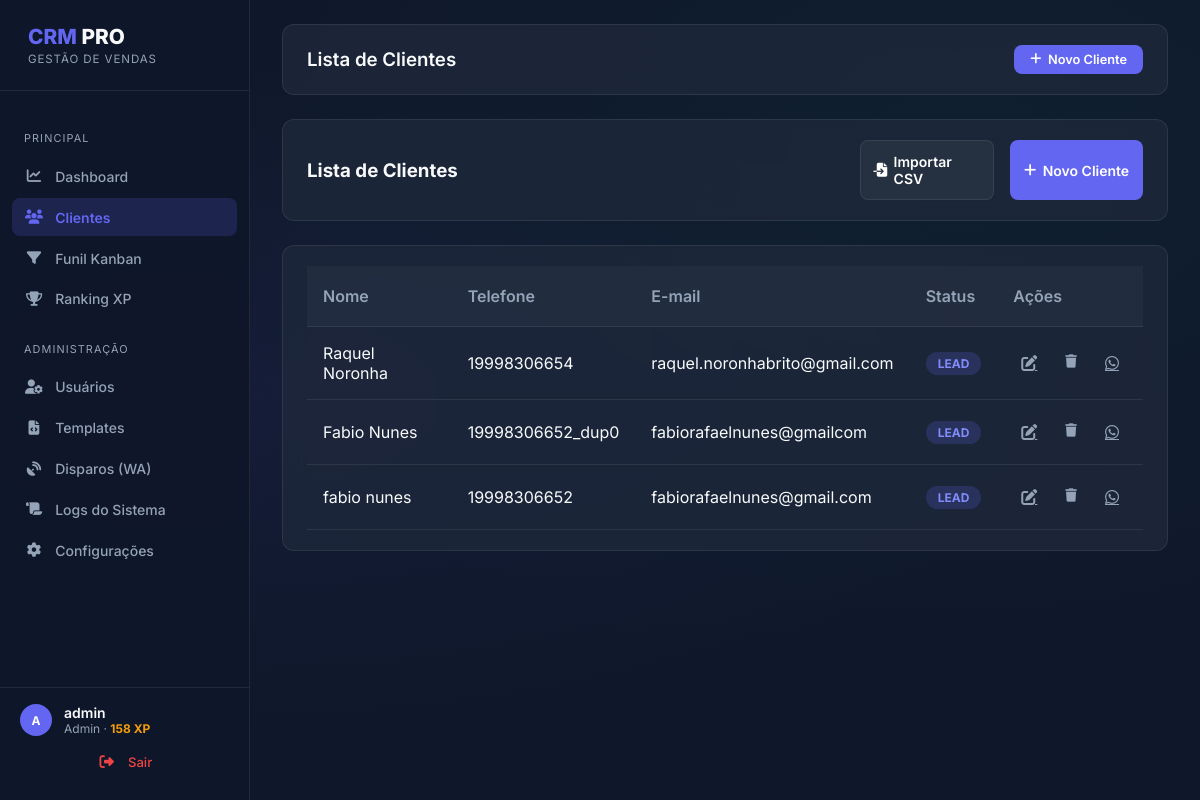
The page /crm/clients (signed in) on the database its author committed.
### app/models.py (models this page shows, shortened)
class User(UserMixin, db.Model):
    id = db.Column(db.Integer, primary_key=True)
    username = db.Column(db.String(64), index=True, unique=True)
    email = db.Column(db.String(120), index=True, unique=True)
    password_hash = db.Column(db.String(128))
    role = db.Column(db.String(20), default='vendedor') # 'admin', 'gerente', 'vendedor'
    performance_points = db.Column(db.Integer, default=0)
    created_at = db.Column(db.DateTime, default=datetime.utcnow)

class Client(db.Model):
    id = db.Column(db.Integer, primary_key=True)
    public_id = db.Column(db.String(36), unique=True, index=True, default=lambda: str(uuid.uuid4()))
    name = db.Column(db.String(128), index=True)
    phone = db.Column(db.String(20), index=True, unique=True)
    email = db.Column(db.String(120), index=True)
    status = db.Column(db.String(64), default='lead') # lead, contato, proposta, fechado, perdido
    notes = db.Column(db.Text)
    assigned_to = db.Column(db.Integer, db.ForeignKey('user.id'))
    created_at = db.Column(db.DateTime, default=datetime.utcnow)
    updated_at = db.Column(db.DateTime, default=datetime.utcnow, onupdate=datetime.utcnow)
    cpf = db.Column(db.String(14), unique=True, index=True)
    cep = db.Column(db.String(10))
    address = db.Column(db.String(256))
    birth_date = db.Column(db.Date)
    gender = db.Column(db.String(20))
    preferred_store_id = db.Column(db.Integer, db.ForeignKey('store.id'))
    referred_by_id = db.Column(db.Integer, db.ForeignKey('user.id'))
    preferred_channel = db.Column(db.String(30))
    lead_source = db.Column(db.String(64))
    last_purchase_date = db.Column(db.Date)
    purchase_frequency = db.Column(db.Integer, default=0)
    ltv = db.Column(db.Float, default=0.0)
    loyalty_points = db.Column(db.Float, default=0.0)
    tier = db.Column(db.String(30), default='bronze')
    points_expiration = db.Column(db.Date)
    badges = db.Column(db.Text) # CSV or JSON string
    opt_in = db.Column(db.Boolean, default=False)
    opt_in_date = db.Column(db.DateTime)
    data_usage_purpose = db.Column(db.String(256))
    consent_channel = db.Column(db.String(128))
    referred_by = db.relationship('User', foreign_keys=[referred_by_id], backref='referrals')

### app/crm/routes.py (the view)
@bp.route('/clients')
@login_required
def list_clients():
    clients = Client.query.order_by(Client.updated_at.desc()).all()
    return render_template('crm/list.html', title='Lista de Clientes', clients=clients)

### app/models.py (called while the page is built)
@login.user_loader
def load_user(id):
    return User.query.get(int(id))

### app/templates/crm/list.html
{% extends "base.html" %}
{% block content %}
<div class="header-glass mb-4 justify-between">
    <h3 class="m-0">{{ title }}</h3>
    <div class="d-flex gap-3">
        <a href="{{ url_for('crm.import_csv') }}" class="btn-primary btn-outline w-auto">
            <i class="fa-solid fa-file-import"></i> Importar CSV
        </a>
        <a href="{{ url_for('crm.new_client') }}" class="btn-primary w-auto">
            <i class="fa-solid fa-plus"></i> Novo Cliente
        </a>
    </div>
</div>
<div class="header-glass p-0 mb-4" style="overflow: hidden; display: block;">
    <div class="table-responsive">
        <table class="table-glass">
            <thead>
                <tr>
                    <th>Nome</th>
                    <th>Telefone</th>
                    <th>E-mail</th>
                    <th>Status</th>
                    <th>Ações</th>
                </tr>
            </thead>
            <tbody>
                {% for client in clients %}
                <tr>
                    <td>{{ client.name }}</td>
                    <td>{{ client.phone }}</td>
                    <td>{{ client.email }}</td>
                    <td>
                        <span class="badge
                            {% if client.status == 'fechado' %} badge-success
                            {% elif client.status == 'perdido' %} badge-danger
                            {% elif client.status == 'lead' %} badge-primary
                            {% else %} badge-warning
                            {% endif %}">
                            {{ client.status | upper }}
                        </span>
                    </td>
                    <td>
                        <div class="d-flex gap-2">
                            <a href="{{ url_for('crm.edit_client', id=client.id) }}" class="icon-btn">
                                <i class="fa-solid fa-pen-to-square"></i>
                            </a>
                            <form action="{{ url_for('crm.delete_client', id=client.id) }}" method="post" class="d-inline" onsubmit="return confirm('Tem certeza que deseja excluir este cliente?')">
                                <button type="submit" class="icon-btn text-danger">
                                    <i class="fa-solid fa-trash"></i>
                                </button>
                            </form>
                            <a href="{{ url_for('crm.message_client', id=client.id) }}" class="icon-btn text-success" title="Enviar Mensagem / WA">
                                <i class="fa-brands fa-whatsapp"></i>
                            </a>
                        </div>
                    </td>
                </tr>
                {% else %}
                <tr>
                    <td colspan="5" class="p-4 text-center text-muted">Nenhum cliente cadastrado ainda.</td>
                </tr>
                {% endfor %}
            </tbody>
        </table>
    </div>
</div>
{% endblock %}

### app/templates/base.html (shortened to what this page needs)
<!DOCTYPE html>
<html lang="pt-br">
<head>
    <link rel="stylesheet" href="{{ url_for('static', filename='css/style.css') }}">
    <link rel="stylesheet" href="https://cdnjs.cloudflare.com/ajax/libs/font-awesome/6.5.0/css/all.min.css">
</head>
<body>
    {% if current_user.is_authenticated %}
    <aside class="sidebar" id="sidebar">
        <div class="sidebar-header">
            <h2 class="sidebar-brand">
                <span class="text-primary">CRM</span>
                <span class="text-main"> PRO</span>
            </h2>
            <div class="sidebar-tagline">
                GESTÃO DE VENDAS
            </div>
        </div>
        <nav class="sidebar-nav">
            <div class="nav-section-title m-0 mb-1">
                PRINCIPAL
            </div>
            <ul>
                <li>
                    <a href="{{ url_for('main.index') }}" class="nav-link {{ 'active' if request.endpoint == 'main.index' }}">
                        <i class="fa-solid fa-chart-line nav-icon"></i> Dashboard
                    </a>
                </li>
                <li>
                    <a href="{{ url_for('crm.list_clients') }}" class="nav-link {{ 'active' if request.endpoint in ['crm.list_clients','crm.new_client','crm.edit_client', 'crm.import_csv'] }}">
                        <i class="fa-solid fa-users nav-icon"></i> Clientes
                    </a>
                </li>
                <li>
                    <a href="{{ url_for('crm.kanban') }}" class="nav-link {{ 'active' if request.endpoint == 'crm.kanban' }}">
                        <i class="fa-solid fa-filter nav-icon"></i> Funil Kanban
                    </a>
                </li>
                <li>
                    <a href="{{ url_for('main.ranking') }}" class="nav-link {{ 'active' if request.endpoint == 'main.ranking' }}">
                        <i class="fa-solid fa-trophy nav-icon"></i> Ranking XP
                    </a>
                </li>
            </ul>
            {% if current_user.role in ['admin', 'gerente'] %}
            <div class="nav-section-title">
                ADMINISTRAÇÃO
            </div>
            <ul>
                <li>
                    <a href="{{ url_for('admin.list_users') }}" class="nav-link {{ 'active' if 'admin.list_users' == request.endpoint or 'admin.new_user' == request.endpoint or 'admin.edit_user' == request.endpoint }}">
                        <i class="fa-solid fa-user-gear nav-icon"></i> Usuários
                    </a>
                </li>
                <li>
                    <a href="{{ url_for('admin.templates_list') }}" class="nav-link {{ 'active' if 'admin.templates_list' in request.endpoint }}">
                        <i class="fa-solid fa-file-code nav-icon"></i> Templates
                    </a>
                </li>
                <li>
                    <a href="{{ url_for('admin.message_logs') }}" class="nav-link {{ 'active' if 'admin.message_logs' in request.endpoint }}">
                        <i class="fa-solid fa-satellite-dish nav-icon"></i> Disparos (WA)
                    </a>
                </li>
                <li>
                    <a href="{{ url_for('admin.logs') }}" class="nav-link {{ 'active' if request.endpoint == 'admin.logs' }}">
                        <i class="fa-solid fa-scroll nav-icon"></i> Logs do Sistema
                    </a>
                </li>
                <li>
                    <a href="{{ url_for('admin.settings') }}" class="nav-link {{ 'active' if request.endpoint == 'admin.settings' }}">
                        <i class="fa-solid fa-gear nav-icon"></i> Configurações
                    </a>
                </li>
            </ul>
            {% endif %}
        </nav>
        <div class="sidebar-footer">
            <div class="d-flex align-center gap-2 mb-2">
                <div class="avatar avatar-md">
                    {{ current_user.username[0] | upper }}
                </div>
                <div>
                    <div class="font-semibold text-sm">{{ current_user.username }}</div>
                    <div class="text-xs text-muted">
                        {{ current_user.role | capitalize }} &middot;
                        <span class="text-warning font-bold">{{ current_user.performance_points }} XP</span>
                    </div>
                </div>
            </div>
            <a href="{{ url_for('auth.logout') }}" class="nav-link logout-link">
                <i class="fa-solid fa-right-from-bracket nav-icon"></i> Sair
            </a>
        </div>
    </aside>
    <div class="main-content">
        <div class="header-glass mb-4">
            <div class="d-flex align-center gap-2">
                <h3 class="m-0 font-semibold text-main">{{ title }}</h3>
            </div>
            <div class="d-flex align-center gap-2 header-glass-action">
                <a href="{{ url_for('crm.new_client') }}" class="btn-primary btn-sm pt-2 w-100">
                    <i class="fa-solid fa-plus"></i> Novo Cliente
                </a>
            </div>
        </div>
        {% block content %}{% endblock %}
    </div>
    {% else %}
    {% block auth_content %}{% endblock %}
    {% endif %}
</body>
</html>

### rows shown on the page
User: username "A", username "admin", role "Admin", performance_points "158"
Client: name "Raquel Noronha", phone "19998306654", email "raquel.noronhabrito@gmail.com", status "LEAD"
Client: name "Fabio Nunes", phone "19998306652_dup0", email "fabiorafaelnunes@gmailcom", status "LEAD"
Client: name "fabio nunes", phone "19998306652", email "fabiorafaelnunes@gmail.com", status "LEAD"

### other values the page prints
{{ title }} "Lista de Clientes"
